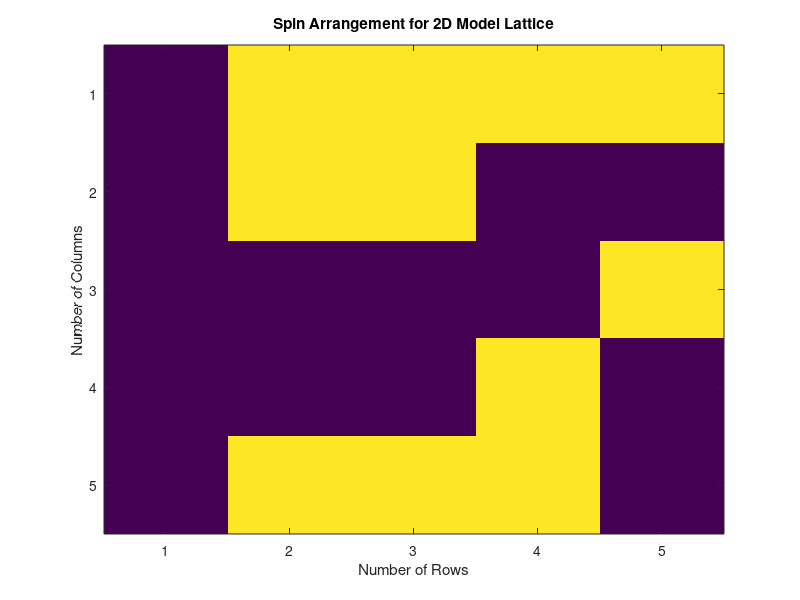

This chart was generated by the following MATLAB code:
%{
This function is similar to the 1-D Ising model, with the same equation, 
but since we consider a two dimensional shape of the magnetic system, the spins will interact with 
the spins from the top-bottom, and right-left, in a square manner. Hence, 
there are two copies of the J term; one for horizontal, and one for vertical neighbors.
%}

%prompt the user to enter the number of rows
nrows = input('Please enter the number of rows: ');
spinarr = randi(2,nrows)*2 - 3; %creates a lattice of spins. Randomly created
J=-1; %interaction energy of spins
T=0; %the value of the temperature
r=rand; %random number between 0 and 1

%{
Chooses the initial micro state and carries out a flip trial.
It also chooses a random spin inside the lattice and locates the top,
bottom, right and left neighbors
%}
for i=1:30*nrows*nrows
    randcol=randi(nrows,1);
    randrow=randi(nrows,1);
    if (randcol==1)
        coll=nrows;
    else
        coll=randcol-1;
    end
    if (randcol==nrows)
        colr=1;
    else
        colr=randcol+1;
    end
    if (randrow==1)
        rowd=nrows;
    else
        rowd=randrow-1;
    end
    if (randrow==nrows)
        rowu=1;
    else
        rowu=randrow+1;
    end
    
    %calculates the total energy of the 2-D system if a flip occurred
    E=J*spinarr(randrow,randcol)*spinarr(randrow,coll)+J*spinarr(randrow,randcol)*spinarr(randrow,colr)+J*spinarr(randrow,randcol)*spinarr(rowu,randcol)+J*spinarr(randrow,randcol)*spinarr(rowd,randcol);
     %if the total energy, E decreases then accept the flips
    if (E<=0)
        spinarr(randrow,randcol)=-spinarr(randrow,randcol);
    %otherwise,if the energy increases then flip the probability of p = e-(beta delta E). 
    else
        p=exp(E/T); %p, is the probabilty of the energy change, E
        if (p>=r)%accept the flips
            spinarr(randrow,randcol)=-spinarr(randrow,randcol);
        else %reject the flips
            spinarr(randrow,randcol)=spinarr(randrow,randcol);
        end
    end
end
imagesc(spinarr);%displays the scaled colored image 
title('Spin Arrangement for 2D Model Lattice');
xlabel('Number of Rows');
ylabel('Number of Columns');
